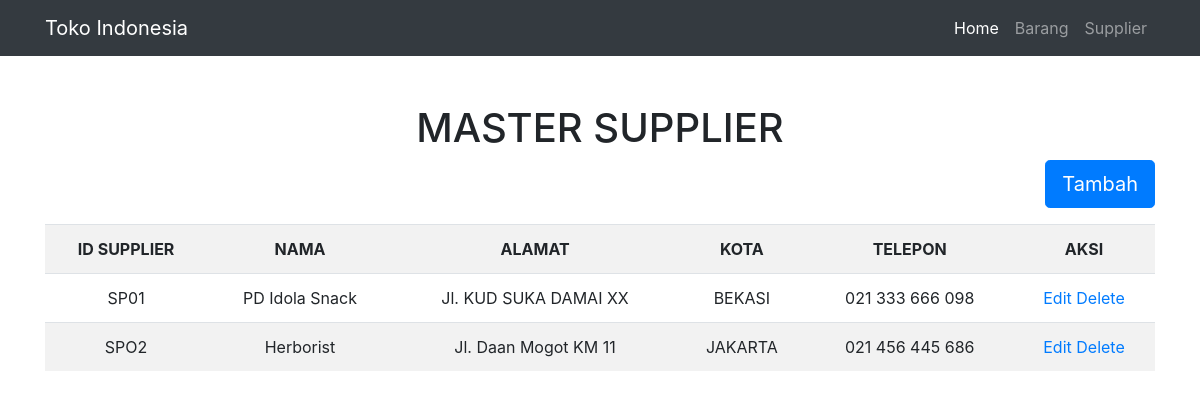
Screenshot of /supplier.php with the database file from the repository.
### tables this page shows
CREATE TABLE `supllier` (
  `suplierId` varchar(40) NOT NULL,
  `suplierNama` varchar(120) DEFAULT NULL,
  `suplierAlamat` varchar(250) DEFAULT NULL,
  `suplierKota` varchar(60) DEFAULT NULL,
  `suplierTelepon` varchar(40) DEFAULT NULL
);

### supplier.php (the view, shortened to what this page needs)
<!DOCTYPE html>
<html lang="en">
  <head>
    <link href="vendor/bootstrap/css/bootstrap.min.css" rel="stylesheet">
  </head>
  <body>
    <nav class="navbar navbar-expand-lg navbar-dark bg-dark static-top">
      <div class="container">
        <a class="navbar-brand" href="#">Toko Indonesia</a>
        <div class="collapse navbar-collapse" id="navbarResponsive">
          <ul class="navbar-nav ml-auto">
            <li class="nav-item active">
              <a class="nav-link" href="index.php">Home
              </a>
            </li>
            <li class="nav-item">
              <a class="nav-link" href="barang.php">Barang</a>
            </li>
            <li class="nav-item">
              <a class="nav-link" href="supplier.php">Supplier</a>
            </li>
          </ul>
        </div>
      </div>
    </nav>
    <?php
		$conection = new mysqli("localhost", "root", "", "db_toko");
		$sql = "SELECT
					*
				FROM supllier
				ORDER BY
					suplierId ASC";
		$query = $conection->query($sql);
	?>
    <div class="container">
      <div class="row">
        <div class="col-lg-12 text-center">
          <h1 class="mt-5">MASTER SUPPLIER</h1>
		  <p style="float: right;">
				<a href="tambah_supplier.php"><button type="button" class="btn btn-primary btn-lg">Tambah</button></a>
		  </p>
          <table class="table table-striped">
			<tr>
				<th>ID SUPPLIER</th>
				<th>NAMA</th>
				<th>ALAMAT</th>
				<th>KOTA</th>
				<th>TELEPON</th>
				<th>AKSI</th>
			</tr>
	<?php
		if($query->num_rows > 0){
			while($row=$query->fetch_array()){
	?>
			<tr>
				<td><?php echo $row['suplierId']; ?></td>
				<td><?php echo $row['suplierNama']; ?></td>
				<td><?php echo $row['suplierAlamat']; ?></td>
				<td><?php echo $row['suplierKota']; ?></td>
				<td><?php echo $row['suplierTelepon']; ?></td>
				<td>
					<a href="edit_supplier.php?id=<?php echo $row['suplierId']; ?>">Edit</a>
					<a href="delete_supplier.php?id=<?php echo $row['suplierId']; ?>">Delete</a>
				</td>
			</tr>
		<?php } ?>
	<?php } else { ?>
			<tr>
				<td colspan="6">Belum Ada Supplier</td>
			</tr>
	<?php } ?>
		  </table>
        </div>
      </div>
    </div>
  </body>
</html>

### rows the page displays
supllier: suplierId "SP01", suplierNama "PD Idola Snack", suplierAlamat "Jl. KUD SUKA DAMAI XX", suplierKota "BEKASI", suplierTelepon "021 333 666 098"
supllier: suplierId "SPO2", suplierNama "Herborist", suplierAlamat "Jl. Daan Mogot KM 11", suplierKota "JAKARTA", suplierTelepon "021 456 445 686"
